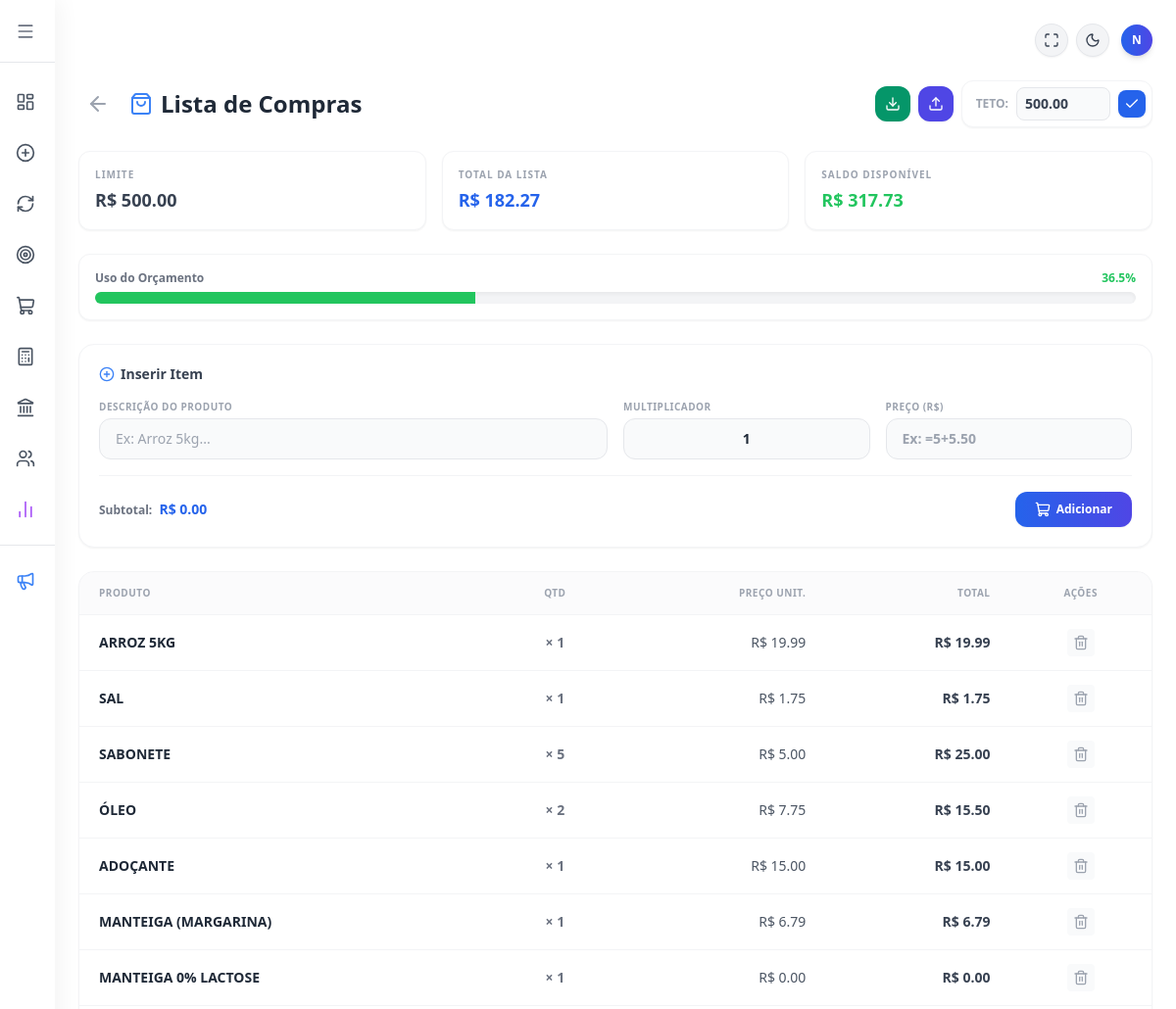
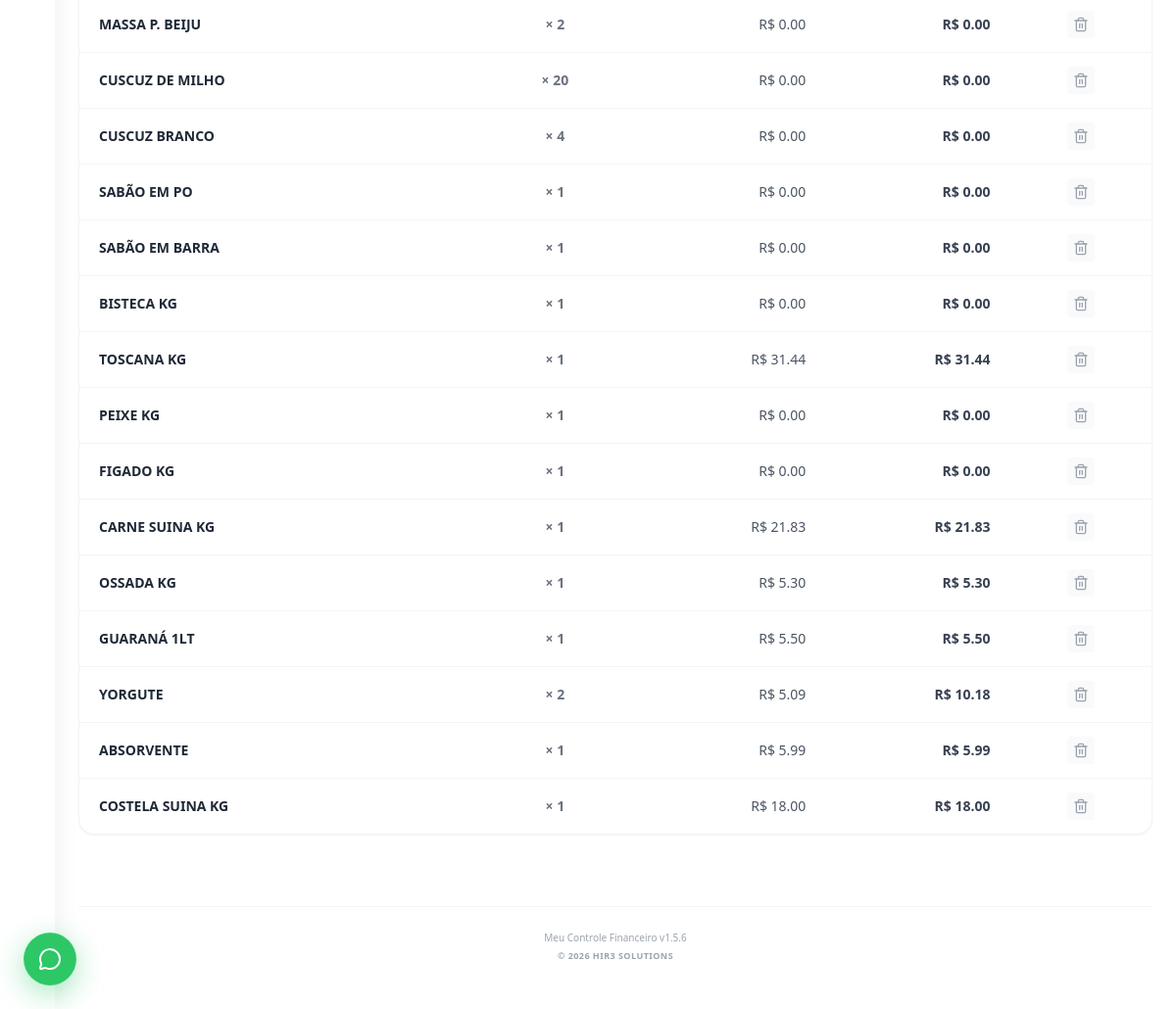
Screenshot of /compras (signed in) with the database file from the repository (2 pictures, top to bottom).
### tables this page shows
CREATE TABLE meta_compras (
            usuario_id INTEGER,
            mes TEXT,
            valor REAL DEFAULT 0.0,
            PRIMARY KEY (usuario_id, mes)
        );

CREATE TABLE lista_compras (
            id INTEGER PRIMARY KEY AUTOINCREMENT,
            usuario_id INTEGER,
            descricao TEXT,
            quantidade INTEGER DEFAULT 1,
            preco REAL DEFAULT 0.0,
            mes TEXT
        , total_item REAL);

### flask_app.py (the view, shortened to what this page needs)
@app.route('/compras', methods=['GET', 'POST'])
def compras():
    user_id = session.get('user_id')
    if not user_id:
        return redirect(url_for('login'))
    mes_atual = datetime.now().strftime('%Y-%m')
    conexao = sqlite3.connect('financas.db')
    conexao.row_factory = sqlite3.Row
    cursor = conexao.cursor()
    cursor.execute('''
        CREATE TABLE IF NOT EXISTS lista_compras (
            id INTEGER PRIMARY KEY AUTOINCREMENT,
            usuario_id INTEGER,
            descricao TEXT,
            quantidade INTEGER DEFAULT 1,
            preco REAL DEFAULT 0.0,
            total_item REAL,
            mes TEXT
        )
    ''')
    cursor.execute('''
        CREATE TABLE IF NOT EXISTS meta_compras (
            usuario_id INTEGER,
            mes TEXT,
            valor REAL DEFAULT 0.0,
            PRIMARY KEY (usuario_id, mes)
        )
    ''')
    conexao.commit()
    cursor.execute("SELECT * FROM lista_compras WHERE usuario_id = ? AND mes = ?", (user_id, mes_atual))
    itens_bd = cursor.fetchall()
    itens = []
    total_lista = 0.0
    for row in itens_bd:
        d = dict(row)
        qtd = d.get('quantidade') or 1
        preco = d.get('preco') or 0.0
        d['total_item'] = d.get('total_item') if d.get('total_item') is not None else (qtd * preco)
        total_lista += d['total_item']
        itens.append(d)
    cursor.execute("SELECT valor FROM meta_compras WHERE usuario_id = ? AND mes = ?", (user_id, mes_atual))
    meta_row = cursor.fetchone()
    meta_valor = meta_row['valor'] if meta_row else 0.0
    saldo_meta = meta_valor - total_lista
    porcentagem_meta = round((total_lista / meta_valor * 100), 1) if meta_valor > 0 else 0
    conexao.close()
    return render_template('telas/compras.html',
                           itens=itens,
                           total_lista=total_lista,
                           meta_valor=meta_valor,
                           saldo_meta=saldo_meta,
                           porcentagem_meta=porcentagem_meta)

### flask_app.py (called while the page is built)
@app.context_processor
def inject_global_vars():
    versao = "1.5.6"
    data_formatada = datetime.now().strftime('%B %Y').capitalize()
    return dict(
        versao_atual=versao,
        data_atual=data_formatada
    )

### templates/telas/compras.html (shortened to what this page needs)
{% extends "base.html" %}
{% block content %}
<div class="px-3 md:px-0 pb-10">
    <div class="flex flex-col md:flex-row justify-between items-start md:items-center mb-4 md:mb-6 gap-3 md:gap-4">
        <div class="flex items-center gap-3">
            <a href="javascript:history.back()" class="p-2 text-gray-400 hover:text-blue-500 hover:bg-blue-50 dark:hover:bg-gray-700 rounded-xl transition-all">
                <i data-lucide="arrow-left" class="w-6 h-6"></i>
            </a>
            <h2 class="text-lg md:text-2xl font-black text-gray-800 dark:text-gray-100 flex items-center gap-2">
                <i data-lucide="shopping-bag" class="w-5 h-5 md:w-6 md:h-6 text-blue-500"></i> Lista de Compras
            </h2>
        </div>
        <div class="flex items-center gap-2 w-full md:w-auto">
            <a href="/exportar_compras_csv" class="p-2 md:p-2.5 bg-emerald-600 hover:bg-emerald-700 text-white rounded-xl transition-colors shadow-sm" title="Exportar para Excel (CSV)">
                <i data-lucide="download" class="w-4 h-4"></i>
            </a>
            <form action="/importar_compras_csv" method="POST" enctype="multipart/form-data" class="m-0" id="form-importar">
                <label for="import-csv" class="cursor-pointer p-2 md:p-2.5 bg-indigo-600 hover:bg-indigo-700 text-white rounded-xl transition-colors shadow-sm block" title="Importar Planilha">
                    <i data-lucide="upload" class="w-4 h-4"></i>
                </label>
            </form>
            <form action="/compras" method="POST" class="flex items-center gap-2 bg-white dark:bg-gray-800 p-1.5 rounded-xl border border-gray-100 dark:border-gray-700 shadow-sm flex-1 md:flex-none">
                <span class="text-[11px] md:text-xs font-bold text-gray-400 uppercase pl-2 whitespace-nowrap">Teto:</span>
                <input type="number" step="0.01" name="valor_meta" placeholder="Ex: 500.00" value="{{ '%.2f'|format(meta_valor or 0) if meta_valor and meta_valor > 0 else '' }}" required
                        class="w-full md:w-24 px-2 py-1.5 text-xs md:text-sm bg-gray-50 dark:bg-gray-900 border border-gray-200 dark:border-gray-700 rounded-lg focus:outline-none focus:ring-2 focus:ring-blue-500 font-bold text-gray-700 dark:border-gray-200">
                <button type="submit" class="p-2 md:p-1.5 bg-blue-600 hover:bg-blue-700 text-white rounded-lg transition-colors shadow-sm" title="Salvar Meta">
                    <i data-lucide="check" class="w-4 h-4"></i>
                </button>
            </form>
        </div>
    </div>
    <div class="grid grid-cols-2 md:grid-cols-3 gap-2 md:gap-4 mb-4 md:mb-6">
        <div class="bg-white dark:bg-gray-800 p-3 md:p-4 rounded-xl border border-gray-100 dark:border-gray-700 shadow-sm">
            <span class="block text-[9px] md:text-[10px] font-bold text-gray-400 uppercase tracking-widest mb-0.5 md:mb-1">Limite</span>
            <span class="text-sm md:text-lg font-black text-gray-700 dark:text-gray-200">R$ {{ "%.2f"|format(meta_valor or 0) }}</span>
        </div>
        <div class="bg-white dark:bg-gray-800 p-3 md:p-4 rounded-xl border border-gray-100 dark:border-gray-700 shadow-sm">
            <span class="block text-[9px] md:text-[10px] font-bold text-gray-400 uppercase tracking-widest mb-0.5 md:mb-1">Total da Lista</span>
            <span class="text-sm md:text-lg font-black text-blue-600 dark:text-blue-400">R$ {{ "%.2f"|format(total_lista or 0) }}</span>
        </div>
        <div class="col-span-2 md:col-span-1 bg-white dark:bg-gray-800 p-3 md:p-4 rounded-xl border border-gray-100 dark:border-gray-700 shadow-sm">
            <span class="block text-[9px] md:text-[10px] font-bold text-gray-400 uppercase tracking-widest mb-0.5 md:mb-1">Saldo Disponível</span>
            <span class="text-base md:text-lg font-black {% if (saldo_meta or 0) >= 0 %}text-green-500{% else %}text-red-500{% endif %}">
                R$ {{ "%.2f"|format(saldo_meta or 0) }}
            </span>
        </div>
    </div>
    {% if meta_valor and meta_valor > 0 %}
    <div class="bg-white dark:bg-gray-800 p-3 md:p-4 rounded-xl border border-gray-100 dark:border-gray-700 shadow-sm mb-4 md:mb-6">
        <div class="flex justify-between items-center mb-1.5">
            <span class="text-[11px] md:text-xs font-bold text-gray-500 dark:text-gray-400">Uso do Orçamento</span>
            <span class="text-[11px] md:text-xs font-black {% if porcentagem_meta > 100 %}text-red-500 animate-pulse{% elif porcentagem_meta >= 80 %}text-amber-500{% else %}text-green-500{% endif %}">
                {{ porcentagem_meta }}%
            </span>
        </div>
        <div class="w-full bg-gray-100 dark:bg-gray-900 rounded-full h-2 md:h-3 shadow-inner overflow-hidden">
            <div class="h-full transition-all duration-500 {% if porcentagem_meta > 100 %}bg-red-500{% elif porcentagem_meta >= 80 %}bg-amber-500{% else %}bg-green-500{% endif %}"
                 style="width: {% if porcentagem_meta > 100 %}100{% else %}{{ porcentagem_meta }}{% endif %}%"></div>
        </div>
    </div>
    {% endif %}
    <div class="bg-white dark:bg-gray-800 p-4 md:p-5 rounded-2xl shadow-sm border border-gray-100 dark:border-gray-700 mb-4 md:mb-6" id="area-formulario">
        <h3 class="text-xs md:text-sm font-bold text-gray-700 dark:text-gray-300 mb-3 md:mb-4 flex items-center gap-1.5" id="titulo-form">
            <i data-lucide="plus-circle" class="w-4 h-4 text-blue-500" id="icone-titulo"></i> <span id="texto-titulo">Inserir Item</span>
        </h3>
        <form action="/compras" method="POST" id="form-produto">
            <div class="grid grid-cols-2 md:grid-cols-4 gap-3 md:gap-4 items-end">
                <div class="col-span-2">
                    <label class="block text-[9px] md:text-[10px] font-bold text-gray-400 uppercase tracking-wider mb-1">Descrição do Produto</label>
                    <input type="text" name="descricao" id="input-desc" placeholder="Ex: Arroz 5kg..." required
                           class="w-full px-3 py-2 md:px-4 md:py-2.5 bg-gray-50 dark:bg-gray-900 border border-gray-200 dark:border-gray-700 rounded-xl text-sm text-gray-800 dark:text-gray-100 focus:outline-none focus:ring-2 focus:ring-blue-500">
                </div>
                <div class="col-span-1">
                    <label class="block text-[9px] md:text-[10px] font-bold text-gray-400 uppercase tracking-wider mb-1">Multiplicador</label>
                    <input type="text" inputmode="text" name="quantidade" id="input-qtd" value="1" placeholder="Ex: =2+3" required oninput="calcularPrevia()" onblur="avaliarCalculo(this)"
                           class="w-full px-3 py-2 md:px-4 md:py-2.5 bg-gray-50 dark:bg-gray-900 border border-gray-200 dark:border-gray-700 rounded-xl text-sm text-gray-800 dark:text-gray-100 focus:outline-none focus:ring-2 focus:ring-blue-500 font-bold text-center">
                </div>
                <div class="col-span-1">
                    <label class="block text-[9px] md:text-[10px] font-bold text-gray-400 uppercase tracking-wider mb-1">Preço (R$)</label>
                    <input type="text" inputmode="text" name="preco" id="input-preco" placeholder="Ex: =5+5.50" required oninput="calcularPrevia()" onblur="avaliarCalculo(this)"
                           class="w-full px-3 py-2 md:px-4 md:py-2.5 bg-gray-50 dark:bg-gray-900 border border-gray-200 dark:border-gray-700 rounded-xl text-sm text-gray-800 dark:text-gray-100 focus:outline-none focus:ring-2 focus:ring-blue-500 font-bold">
                </div>
            </div>
            <div class="mt-3 md:mt-4 pt-3 md:pt-4 border-t border-gray-100 dark:border-gray-700/60 flex flex-row justify-between items-center gap-3">
                <div class="text-[11px] md:text-xs font-bold text-gray-500 dark:text-gray-400">
                    Subtotal: <span class="text-xs md:text-sm font-black text-blue-600 dark:text-blue-400 ml-0.5 md:ml-1" id="previa-total">R$ 0.00</span>
                </div>
                <div class="flex gap-2">
                    <button type="submit" id="btn-salvar" name="adicionar" class="px-4 py-2 md:px-5 md:py-2.5 bg-gradient-to-r from-blue-600 to-indigo-600 text-white text-[11px] md:text-xs font-bold rounded-xl hover:from-blue-700 hover:to-indigo-700 transition-all shadow-sm flex items-center justify-center gap-1.5">
                        <i data-lucide="shopping-cart" id="icone-btn" class="w-3 h-3 md:w-4 md:h-4"></i> <span id="texto-btn">Adicionar</span>
                    </button>
                </div>
            </div>
        </form>
    </div>
    <div class="bg-white dark:bg-gray-800 rounded-2xl border border-gray-100 dark:border-gray-700 overflow-hidden shadow-sm">
        <div class="overflow-x-auto">
            <table class="w-full text-left border-collapse whitespace-nowrap md:whitespace-normal">
                <thead>
                    <tr class="bg-gray-50/70 dark:bg-gray-900/40 border-b border-gray-100 dark:border-gray-700/70">
                        <th class="px-3 py-2 md:px-5 md:py-3.5 text-[9px] md:text-[10px] font-bold text-gray-400 uppercase tracking-wider">Produto</th>
                        <th class="px-3 py-2 md:px-5 md:py-3.5 text-[9px] md:text-[10px] font-bold text-gray-400 uppercase tracking-wider text-center">Qtd</th>
                        <th class="px-3 py-2 md:px-5 md:py-3.5 text-[9px] md:text-[10px] font-bold text-gray-400 uppercase tracking-wider text-right">Preço Unit.</th>
                        <th class="px-3 py-2 md:px-5 md:py-3.5 text-[9px] md:text-[10px] font-bold text-gray-400 uppercase tracking-wider text-right">Total</th>
                        <th class="px-3 py-2 md:px-5 md:py-3.5 text-[9px] md:text-[10px] font-bold text-gray-400 uppercase tracking-wider text-center">Ações</th>
                    </tr>
                </thead>
                <tbody class="divide-y divide-gray-100 dark:divide-gray-700/50 text-xs md:text-sm">
                    {% for item in itens %}
                    <tr class="hover:bg-gray-50/50 dark:hover:bg-gray-900/20 transition-colors cursor-pointer" ondblclick="editarItem('{{ item.id }}', '{{ item.descricao }}', '{{ item.quantidade }}', '{{ item.preco }}')" title="Clique duplo para editar">
                        <td class="px-3 py-2 md:px-5 md:py-3.5 font-bold text-gray-800 dark:text-gray-200 truncate max-w-[120px] md:max-w-none" title="{{ item.descricao }}">{{ item.descricao }}</td>
                        <td class="px-3 py-2 md:px-5 md:py-3.5 text-center font-bold text-gray-500 dark:text-gray-400">× {{ item.quantidade or 1 }}</td>
                        <td class="px-3 py-2 md:px-5 md:py-3.5 text-right text-gray-600 dark:text-gray-400">R$ {{ "%.2f"|format(item.preco or 0) }}</td>
                        <td class="px-3 py-2 md:px-5 md:py-3.5 text-right font-black text-gray-700 dark:text-gray-200">R$ {{ "%.2f"|format(item.total_item or 0) }}</td>
                        <td class="px-3 py-2 md:px-5 md:py-3.5">
                            <div class="flex items-center justify-center gap-1 md:gap-2">
                                <form action="/excluir_compra/{{ item.id }}" method="POST" class="m-0" onsubmit="return confirm('Remover este item?');">
                                    <button type="submit" class="p-1 md:p-1.5 text-gray-400 hover:text-red-500 dark:hover:text-red-400 rounded transition-colors bg-gray-50 hover:bg-red-50 dark:bg-gray-800 dark:hover:bg-red-900/20" title="Remover">
                                        <i data-lucide="trash-2" class="w-3.5 h-3.5 md:w-4 md:h-4 mx-auto"></i>
                                    </button>
                                </form>
                            </div>
                        </td>
                    </tr>
                    {% else %}
                    <tr>
                        <td colspan="5" class="px-5 py-8 md:py-10 text-center text-[11px] md:text-xs text-gray-400 font-medium">
                            Carrinho vazio. Use o formulário acima para adicionar produtos.
                        </td>
                    </tr>
                    {% endfor %}
                </tbody>
            </table>
        </div>
    </div>
</div>
{% endblock %}

### rows the page displays
meta_compras: valor_meta "500.00", valor "500.00"
lista_compras: descricao "ARROZ 5KG", quantidade "1", preco "19.99", total_item "19.99"
lista_compras: descricao "SAL", quantidade "1", preco "1.75", total_item "1.75"
lista_compras: descricao "SABONETE", quantidade "5", preco "5.00", total_item "25.00"
lista_compras: descricao "ÓLEO", quantidade "2", preco "7.75", total_item "15.50"
lista_compras: descricao "ADOÇANTE", quantidade "1", preco "15.00", total_item "15.00"
lista_compras: descricao "MANTEIGA (MARGARINA)", quantidade "1", preco "6.79", total_item "6.79"
lista_compras: descricao "MANTEIGA 0% LACTOSE", quantidade "1", preco "0.00", total_item "0.00"
lista_compras: descricao "MASSA P. BEIJU", quantidade "2", preco "0.00", total_item "0.00"
lista_compras: descricao "CUSCUZ DE MILHO", quantidade "20", preco "0.00", total_item "0.00"
lista_compras: descricao "CUSCUZ BRANCO", quantidade "4", preco "0.00", total_item "0.00"
lista_compras: descricao "SABÃO EM PO", quantidade "1", preco "0.00", total_item "0.00"
lista_compras: descricao "SABÃO EM BARRA", quantidade "1", preco "0.00", total_item "0.00"
lista_compras: descricao "BISTECA KG", quantidade "1", preco "0.00", total_item "0.00"
lista_compras: descricao "TOSCANA KG", quantidade "1", preco "31.44", total_item "31.44"
lista_compras: descricao "PEIXE KG", quantidade "1", preco "0.00", total_item "0.00"
lista_compras: descricao "FIGADO KG", quantidade "1", preco "0.00", total_item "0.00"
lista_compras: descricao "CARNE SUINA KG", quantidade "1", preco "21.83", total_item "21.83"
lista_compras: descricao "OSSADA KG", quantidade "1", preco "5.30", total_item "5.30"
lista_compras: descricao "GUARANÁ 1LT", quantidade "1", preco "5.50", total_item "5.50"
lista_compras: descricao "YORGUTE", quantidade "2", preco "5.09", total_item "10.18"
lista_compras: descricao "ABSORVENTE", quantidade "1", preco "5.99", total_item "5.99"
lista_compras: descricao "COSTELA SUINA KG", quantidade "1", preco "18.00", total_item "18.00"

### other values shown
{{ session.get('usuario', 'U')[:1].upper() }} "N"
{{ "%.2f"|format(total_lista or 0) }} "182.27"
{{ "%.2f"|format(saldo_meta or 0) }} "317.73"
{{ porcentagem_meta }} "36.5"
{{ versao_atual }} "1.5.6"
